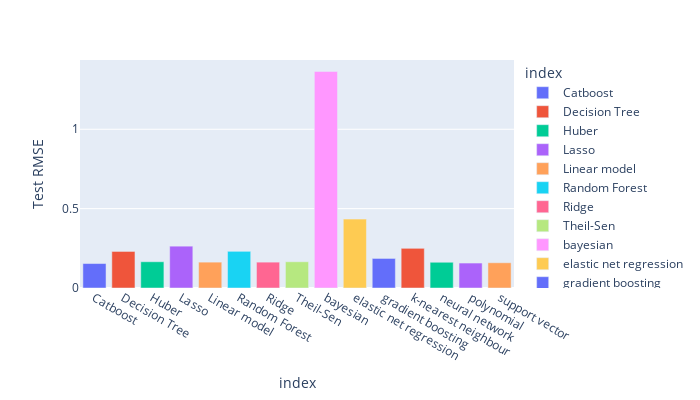

The notebook cell this image was saved under:
### Markdown cell above
elastic net regression
polynomial
support vector
random forest
gradient boosting
neural network
bayesian 
k-nearest neighbour
gaussian process
XGBoost 
CatBoost 
Huber 
Theil-Sen

### Code cell
px.bar(Model_Performance, y =Model_Performance['Test RMSE'],
       color = Model_Performance.index, width =700, height=400)

### Figure 1 — Plotly figure (JSON) as saved in the notebook; plotly's stock layout.template omitted (floating-point values rounded to 4 significant figures)
{"data": [{"alignmentgroup": "True", "hovertemplate": "index=%{x}<br>Test RMSE=%{y}<extra></extra>", "legendgroup": "Catboost", "marker": {"color": "#636efa", "pattern": {"shape": ""}}, "name": "Catboost", "offsetgroup": "Catboost", "orientation": "v", "showlegend": true, "textposition": "auto", "type": "bar", "x": ["Catboost"], "xaxis": "x", "y": [0.1541], "yaxis": "y"}, {"alignmentgroup": "True", "hovertemplate": "index=%{x}<br>Test RMSE=%{y}<extra></extra>", "legendgroup": "Decision Tree", "marker": {"color": "#EF553B", "pattern": {"shape": ""}}, "name": "Decision Tree", "offsetgroup": "Decision Tree", "orientation": "v", "showlegend": true, "textposition": "auto", "type": "bar", "x": ["Decision Tree"], "xaxis": "x", "y": [0.2303], "yaxis": "y"}, {"alignmentgroup": "True", "hovertemplate": "index=%{x}<br>Test RMSE=%{y}<extra></extra>", "legendgroup": "Huber", "marker": {"color": "#00cc96", "pattern": {"shape": ""}}, "name": "Huber", "offsetgroup": "Huber", "orientation": "v", "showlegend": true, "textposition": "auto", "type": "bar", "x": ["Huber"], "xaxis": "x", "y": [0.1654], "yaxis": "y"}, {"alignmentgroup": "True", "hovertemplate": "index=%{x}<br>Test RMSE=%{y}<extra></extra>", "legendgroup": "Lasso", "marker": {"color": "#ab63fa", "pattern": {"shape": ""}}, "name": "Lasso", "offsetgroup": "Lasso", "orientation": "v", "showlegend": true, "textposition": "auto", "type": "bar", "x": ["Lasso"], "xaxis": "x", "y": [0.2636], "yaxis": "y"}, {"alignmentgroup": "True", "hovertemplate": "index=%{x}<br>Test RMSE=%{y}<extra></extra>", "legendgroup": "Linear model", "marker": {"color": "#FFA15A", "pattern": {"shape": ""}}, "name": "Linear model", "offsetgroup": "Linear model", "orientation": "v", "showlegend": true, "textposition": "auto", "type": "bar", "x": ["Linear model"], "xaxis": "x", "y": [0.1629], "yaxis": "y"}, {"alignmentgroup": "True", "hovertemplate": "index=%{x}<br>Test RMSE=%{y}<extra></extra>", "legendgroup": "Random Forest", "marker": {"color": "#19d3f3", "pattern": {"shape": ""}}, "name": "Random Forest", "offsetgroup": "Random Forest", "orientation": "v", "showlegend": true, "textposition": "auto", "type": "bar", "x": ["Random Forest"], "xaxis": "x", "y": [0.2311], "yaxis": "y"}, {"alignmentgroup": "True", "hovertemplate": "index=%{x}<br>Test RMSE=%{y}<extra></extra>", "legendgroup": "Ridge", "marker": {"color": "#FF6692", "pattern": {"shape": ""}}, "name": "Ridge", "offsetgroup": "Ridge", "orientation": "v", "showlegend": true, "textposition": "auto", "type": "bar", "x": ["Ridge"], "xaxis": "x", "y": [0.1629], "yaxis": "y"}, {"alignmentgroup": "True", "hovertemplate": "index=%{x}<br>Test RMSE=%{y}<extra></extra>", "legendgroup": "Theil-Sen", "marker": {"color": "#B6E880", "pattern": {"shape": ""}}, "name": "Theil-Sen", "offsetgroup": "Theil-Sen", "orientation": "v", "showlegend": true, "textposition": "auto", "type": "bar", "x": ["Theil-Sen"], "xaxis": "x", "y": [0.1654], "yaxis": "y"}, {"alignmentgroup": "True", "hovertemplate": "index=%{x}<br>Test RMSE=%{y}<extra></extra>", "legendgroup": "bayesian", "marker": {"color": "#FF97FF", "pattern": {"shape": ""}}, "name": "bayesian", "offsetgroup": "bayesian", "orientation": "v", "showlegend": true, "textposition": "auto", "type": "bar", "x": ["bayesian"], "xaxis": "x", "y": [1.365], "yaxis": "y"}, {"alignmentgroup": "True", "hovertemplate": "index=%{x}<br>Test RMSE=%{y}<extra></extra>", "legendgroup": "elastic net regression", "marker": {"color": "#FECB52", "pattern": {"shape": ""}}, "name": "elastic net regression", "offsetgroup": "elastic net regression", "orientation": "v", "showlegend": true, "textposition": "auto", "type": "bar", "x": ["elastic net regression"], "xaxis": "x", "y": [0.4342], "yaxis": "y"}, {"alignmentgroup": "True", "hovertemplate": "index=%{x}<br>Test RMSE=%{y}<extra></extra>", "legendgroup": "gradient boosting", "marker": {"color": "#636efa", "pattern": {"shape": ""}}, "name": "gradient boosting", "offsetgroup": "gradient boosting", "orientation": "v", "showlegend": true, "textposition": "auto", "type": "bar", "x": ["gradient boosting"], "xaxis": "x", "y": [0.1862], "yaxis": "y"}, {"alignmentgroup": "True", "hovertemplate": "index=%{x}<br>Test RMSE=%{y}<extra></extra>", "legendgroup": "k-nearest neighbour", "marker": {"color": "#EF553B", "pattern": {"shape": ""}}, "name": "k-nearest neighbour", "offsetgroup": "k-nearest neighbour", "orientation": "v", "showlegend": true, "textposition": "auto", "type": "bar", "x": ["k-nearest neighbour"], "xaxis": "x", "y": [0.2501], "yaxis": "y"}, {"alignmentgroup": "True", "hovertemplate": "index=%{x}<br>Test RMSE=%{y}<extra></extra>", "legendgroup": "neural network", "marker": {"color": "#00cc96", "pattern": {"shape": ""}}, "name": "neural network", "offsetgroup": "neural network", "orientation": "v", "showlegend": true, "textposition": "auto", "type": "bar", "x": ["neural network"], "xaxis": "x", "y": [0.1622], "yaxis": "y"}, {"alignmentgroup": "True", "hovertemplate": "index=%{x}<br>Test RMSE=%{y}<extra></extra>", "legendgroup": "polynomial", "marker": {"color": "#ab63fa", "pattern": {"shape": ""}}, "name": "polynomial", "offsetgroup": "polynomial", "orientation": "v", "showlegend": true, "textposition": "auto", "type": "bar", "x": ["polynomial"], "xaxis": "x", "y": [0.1572], "yaxis": "y"}, {"alignmentgroup": "True", "hovertemplate": "index=%{x}<br>Test RMSE=%{y}<extra></extra>", "legendgroup": "support vector", "marker": {"color": "#FFA15A", "pattern": {"shape": ""}}, "name": "support vector", "offsetgroup": "support vector", "orientation": "v", "showlegend": true, "textposition": "auto", "type": "bar", "x": ["support vector"], "xaxis": "x", "y": [0.1591], "yaxis": "y"}], "layout": {"barmode": "relative", "height": 400, "legend": {"title": {"text": "index"}, "tracegroupgap": 0}, "margin": {"t": 60}, "width": 700, "xaxis": {"anchor": "y", "categoryarray": ["Catboost", "Decision Tree", "Huber", "Lasso", "Linear model", "Random Forest", "Ridge", "Theil-Sen", "bayesian", "elastic net regression", "gradient boosting", "k-nearest neighbour", "neural network", "polynomial", "support vector"], "categoryorder": "array", "domain": [0, 1], "title": {"text": "index"}}, "yaxis": {"anchor": "x", "domain": [0, 1], "title": {"text": "Test RMSE"}}}}
